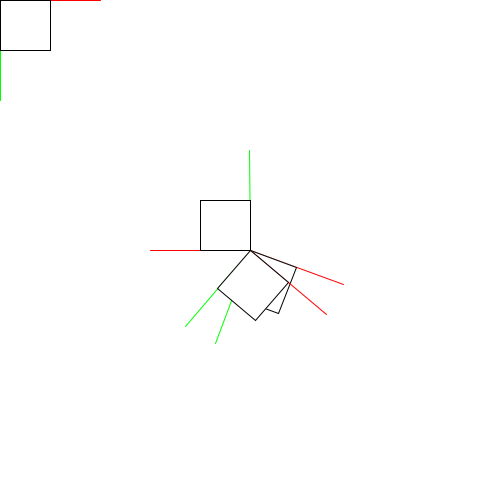
Frame 1 (no input)
Frame 60 (the mouse pressed at the canvas centre just before this capture): identical to frame 1, image omitted
Frame 120 (the mouse held since frame 60 and released just before this capture): identical to frame 1, image omitted

The Processing sketch that drew this single still picture (run headless with seeded random() and noise(); from frame 60 on, the mouse is pressed at the canvas centre):

// Processing sketch: Codigo
// ── Codigo.pde
//Uso de Rotate, translate y push/pop

void setup(){
  size(500,500);
}

void draw(){
  background(255);
  
  pushMatrix();
    translate(width/2, height/2);
    rotate(radians(20));
    stroke(255,0,0);
    line(0,0,100,0);
    stroke(0,255,0);
    line(0,0,0,100);
    stroke(0);
    rect(0,0,50,50);
    
    pushMatrix();
      rotate(radians(20));
      stroke(255,0,0);
      line(0,0,100,0);
      stroke(0,255,0);
      line(0,0,0,100);
      stroke(0);
      rect(0,0,50,50);
    popMatrix();
    
    rotate(radians(160));
      stroke(255,0,0);
      line(0,0,100,0);
      stroke(0,255,0);
      line(0,0,0,100);
      stroke(0);
      rect(0,0,50,50);
      
  popMatrix();
  
  stroke(255,0,0);
  line(0,0,100,0);
  stroke(0,255,0);
  line(0,0,0,100);
  stroke(0);
  rect(0,0,50,50);
  
  
}
